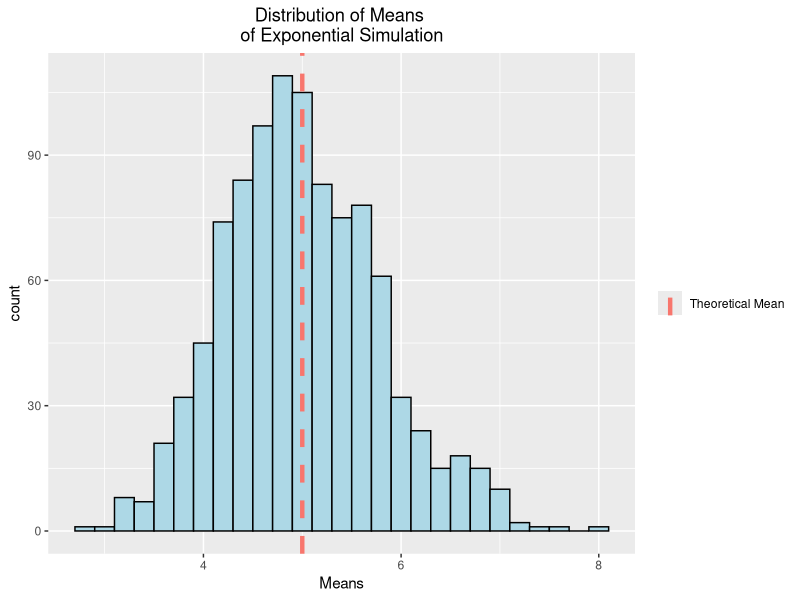

Generate this figure with R: (Note: this script raises an error after producing the figure.)
## ---- chunk 1
library(ggplot2)
library(gridExtra)
library(cowplot)
## ---- chunk 2
lambda=.2
#Number of Monte Carlo samples
S=1000
#size of Monte Carlo samples
n=40
#samples stored in matrix where columns are the size of the monte carlo samples
#and each row is an individual simulation
sim<-matrix(rexp(n*S,lambda),nrow=S,ncol=n)

## ---- chunk 3
# Theoretical mean
Tmean<-1/lambda
Tmean<-data.frame(Type="Theoretical Mean",val=Tmean)

# The function rowMeans calulates the mean for each row (one simulation), which 
#creates a distribution of means based on the Monte Carlo simulation
simmean<-data.frame(means=rowMeans(sim))
# standardize bin width for all plots
binsize=.2
#combine mean and theoretical mean into one dataframe
meanplot<-ggplot(data=simmean,aes(means))+
    ggtitle("Distribution of Means \nof Exponential Simulation") +
    xlab("Means")+
    theme(plot.title = element_text(hjust = 0.5),
          legend.title=element_blank())
    

meanplot+geom_histogram(aes(y=..count..),binwidth = binsize,color="black",fill="lightblue")+
    geom_vline(data=Tmean,aes(xintercept=val,color=Type),linetype="dashed",size=1.5)

## ---- chunk 4
#Theoretical variance
Tvar<-(1/lambda^2)
Tvar<-data.frame(Type="Theoretical Variance",val=Tvar)
# Using the apply function to calculate the variance for each row (one simulation),
# which creates a distribution of simulated variances
simvar<-data.frame(VAR=apply(samp,1,var))

varplot<-ggplot(data=simvar,aes(VAR))+
    ggtitle("Distribution of Variance \nof Exponential Simulation") +
    xlab("Variance")+
    theme(plot.title = element_text(hjust = 0.5),
          legend.title=element_blank())

varplot1<-varplot+
    geom_histogram(aes(y=..count..),binwidth=2.5,color="black",fill="darkgreen")+
    geom_vline(data=Tvar,aes(xintercept=val,color=Type),linetype="dashed",size=1.5) 
varplot1
#Theoretical SD
# Tsd<-sqrt(Tvar$val)
# Tsd<-data.frame(Type="Theoretical SD",val=Tsd)
# 
# # Using the apply function to calculate the SD for each row (one simulation),
# # which creates a distribution of simulated SDs
# simsd<-data.frame(SD=apply(samp,1,sd))
# 
# sdplot<-ggplot(data=simsd,aes(SD))+
#     ggtitle("Distribution of Standard Deviation \nof Exponential Simulation") +
#     xlab("Standard Deviation")+
#     theme(plot.title = element_text(hjust = 0.5),
#           legend.title=element_blank())
# 
# sdplot1<-sdplot+
#     geom_histogram(aes(y=..count..),binwidth=binsize,color="black",fill="lightgreen")+
#     geom_vline(data=Tsd,aes(xintercept=val,color=Type),linetype="dashed",size=1.5)
# grid.arrange(varplot1,sdplot1,ncol=2)

## ---- chunk 5
    meanplot+
    stat_function(fun=dnorm,lwd=1.5,args=list(mean=mean(means),sd=mean(simsd)/sqrt(n)))
